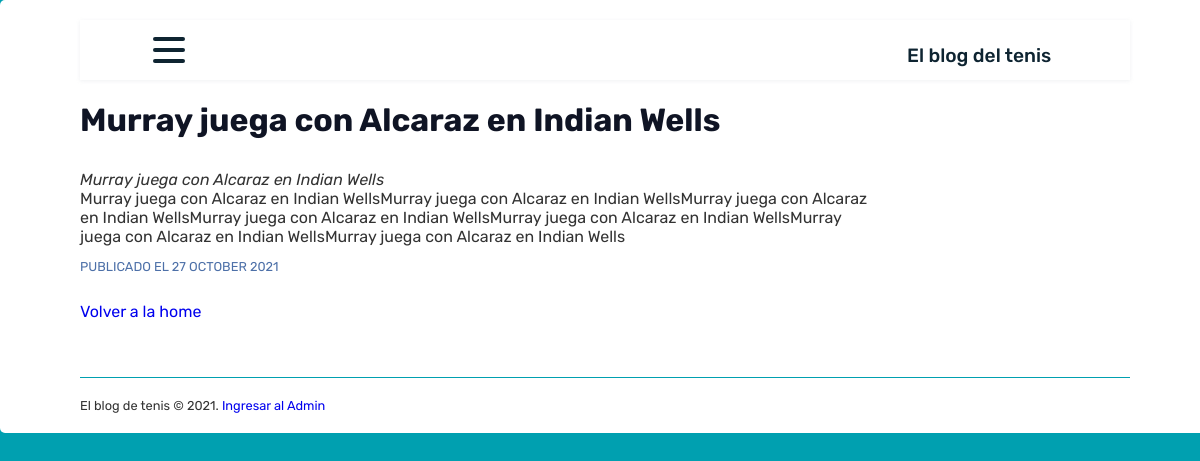
The app's page /?action=viewArticle&articleId=5 with its own data.
### tables this page shows
CREATE TABLE IF NOT EXISTS `articles` (
  `id` smallint(5) UNSIGNED NOT NULL AUTO_INCREMENT,
  `publicationDate` date NOT NULL,
  `title` varchar(255) NOT NULL,
  `summary` text NOT NULL,
  `content` mediumtext NOT NULL,
  `category` varchar(50) NOT NULL,
  `author` varchar(50) DEFAULT NULL,
  `image` text,
  PRIMARY KEY (`id`)
);

### classes/Article.php (called while the page is built, shortened)
<?php
class Article
{
  public function __construct( $data=array() ) {
    if ( isset( $data['publicationDate'] ) ) $this->publicationDate = (int) $data['publicationDate'];
    if ( isset( $data['title'] ) ) $this->title = preg_replace ( "/[^\.\,\-\_\'\"\@\?\!\:\$ a-zA-Z0-9()]/", "", $data['title'] );
    if ( isset( $data['summary'] ) ) $this->summary = preg_replace ( "/[^\.\,\-\_\'\"\@\?\!\:\$ a-zA-Z0-9()]/", "", $data['summary'] );
    if ( isset( $data['content'] ) ) $this->content = $data['content'];
  }
  public static function getById( $id ) {
    $conn = new PDO( DB_DSN, DB_USERNAME, DB_PASSWORD );
    $sql = "SELECT *, UNIX_TIMESTAMP(publicationDate) AS publicationDate FROM articles WHERE id = :id";
    $st = $conn->prepare( $sql );
    $st->bindValue( ":id", $id, PDO::PARAM_INT );
    $st->execute();
    $row = $st->fetch();
    if ( $row ) return new Article( $row );
  }
}

### templates/viewArticle.php (the view)
<?php include "templates/include/header.php" ?>
      <h1 style="width: 75%;"><?php echo htmlspecialchars( $results['article']->title )?></h1>
      <div style="width: 75%; font-style: italic;"><?php echo htmlspecialchars( $results['article']->summary )?></div>
      <div style="width: 75%;"><?php echo $results['article']->content?></div>
      <p class="pubDate">Publicado el <?php echo date('j F Y', $results['article']->publicationDate)?></p>
      <p><a href="./">Volver a la home</a></p>
<?php include "templates/include/footer.php" ?>

### index.php (shortened to what this page needs)
<?php
$action = isset( $_GET['action'] ) ? $_GET['action'] : "";
switch ( $action ) {
  case 'viewArticle':
    viewArticle();
    break;
}
function viewArticle() {
  $results = array();
  $results['article'] = Article::getById( (int)$_GET["articleId"] );
  $results['pageTitle'] = $results['article']->title . " | El blog de Front End";
  require( TEMPLATE_PATH . "/viewArticle.php" );
}

### templates/include/header.php (shortened to what this page needs)
<!DOCTYPE html>
<html lang="en">
  <head>
    <link rel="stylesheet" type="text/css" href="style.css" />
    <link rel="stylesheet" type="text/css" href="responsive.css" />
    <link rel="stylesheet" type="text/css" href="menu.css" />
  </head>
  <body>
    <div id="container">
      <div class="navbar">
        <div class="container nav-container">
            <div class="hamburger-lines">
              <span class="line line1"></span>
              <span class="line line2"></span>
              <span class="line line3"></span>
            </div>
          <div class="logo">
            <h1><a href="http://localhost/php/cms2021/">El blog del tenis</a></h1>
          </div>
        </div>
      </div>

### templates/include/footer.php
<div id="footer">
        El blog de tenis &copy; 2021. <a href="admin.php">Ingresar al Admin</a>
      </div>
    </div>
  </body>
</html>

### style.css (style rules this page uses)
body { margin: 0; padding: 0; color: #333; background-color: #00a0b0; font-family: 'Rubik', sans-serif; }
#container { display: grid; grid-template-columns: 1fr; background: #fff; max-width: 1050px; width: 90%; margin: auto; padding: 20px 80px; -moz-border-radius: 5px; -webkit-border-radius: 5px; border-radius: 5px; }
#footer { border-top: 1px solid #00a0b0; margin-top: 40px; padding: 20px 0 0 0; font-size: .8em; }
h1 { color: hsl(226, 43%, 10%); margin-bottom: 30px; line-height: 1.2em; }
a { text-decoration: none; }
.pubDate { font-size: .8em; color: #4D70A8;; text-transform: uppercase; }

### menu.css (style rules this page uses)
.container { max-width: 1050px; width: 90%; margin: auto; }
.navbar { width: 100%; box-shadow: 0 1px 4px rgb(146 161 176 / 15%); }
.nav-container { display: flex; justify-content: space-between; align-items: center; height: 62px; }
.navbar .nav-container a { text-decoration: none; color: #0e2431; font-weight: 500; font-size: 1.2rem; padding: 0.7rem; }
.nav-container { display: block; position: relative; height: 60px; }
.nav-container .hamburger-lines { display: block; height: 26px; width: 32px; position: absolute; top: 17px; left: 20px; z-index: 2; display: flex; flex-direction: column; justify-content: space-between; }
.nav-container .hamburger-lines .line { display: block; height: 4px; width: 100%; border-radius: 10px; background: #0e2431; }
.nav-container .hamburger-lines .line1 { transform-origin: 0% 0%; transition: transform 0.4s ease-in-out; }
.nav-container .hamburger-lines .line2 { transition: transform 0.2s ease-in-out; }
.nav-container .hamburger-lines .line3 { transform-origin: 0% 100%; transition: transform 0.4s ease-in-out; }
.logo { position: absolute; top: -20px; right: 15px; font-size: 1.2rem; color: #0e2431; }

### records on screen
articles: title "Murray juega con Alcaraz en Indian Wells", summary "Murray juega con Alcaraz en Indian Wells", content "Murray juega con Alcaraz en Indian WellsMurray juega con Alcaraz en Indian WellsMurray juega con Alcaraz en Indian WellsMurray juega con Alcaraz en Indian WellsMurray juega con Alcaraz en Indian WellsMurray juega con Alcaraz en Indian WellsMurray juega con Alcaraz en Indian Wells"

### other values on screen
date('j F Y', $results['article']->publicationDate) "27 OCTOBER 2021"
